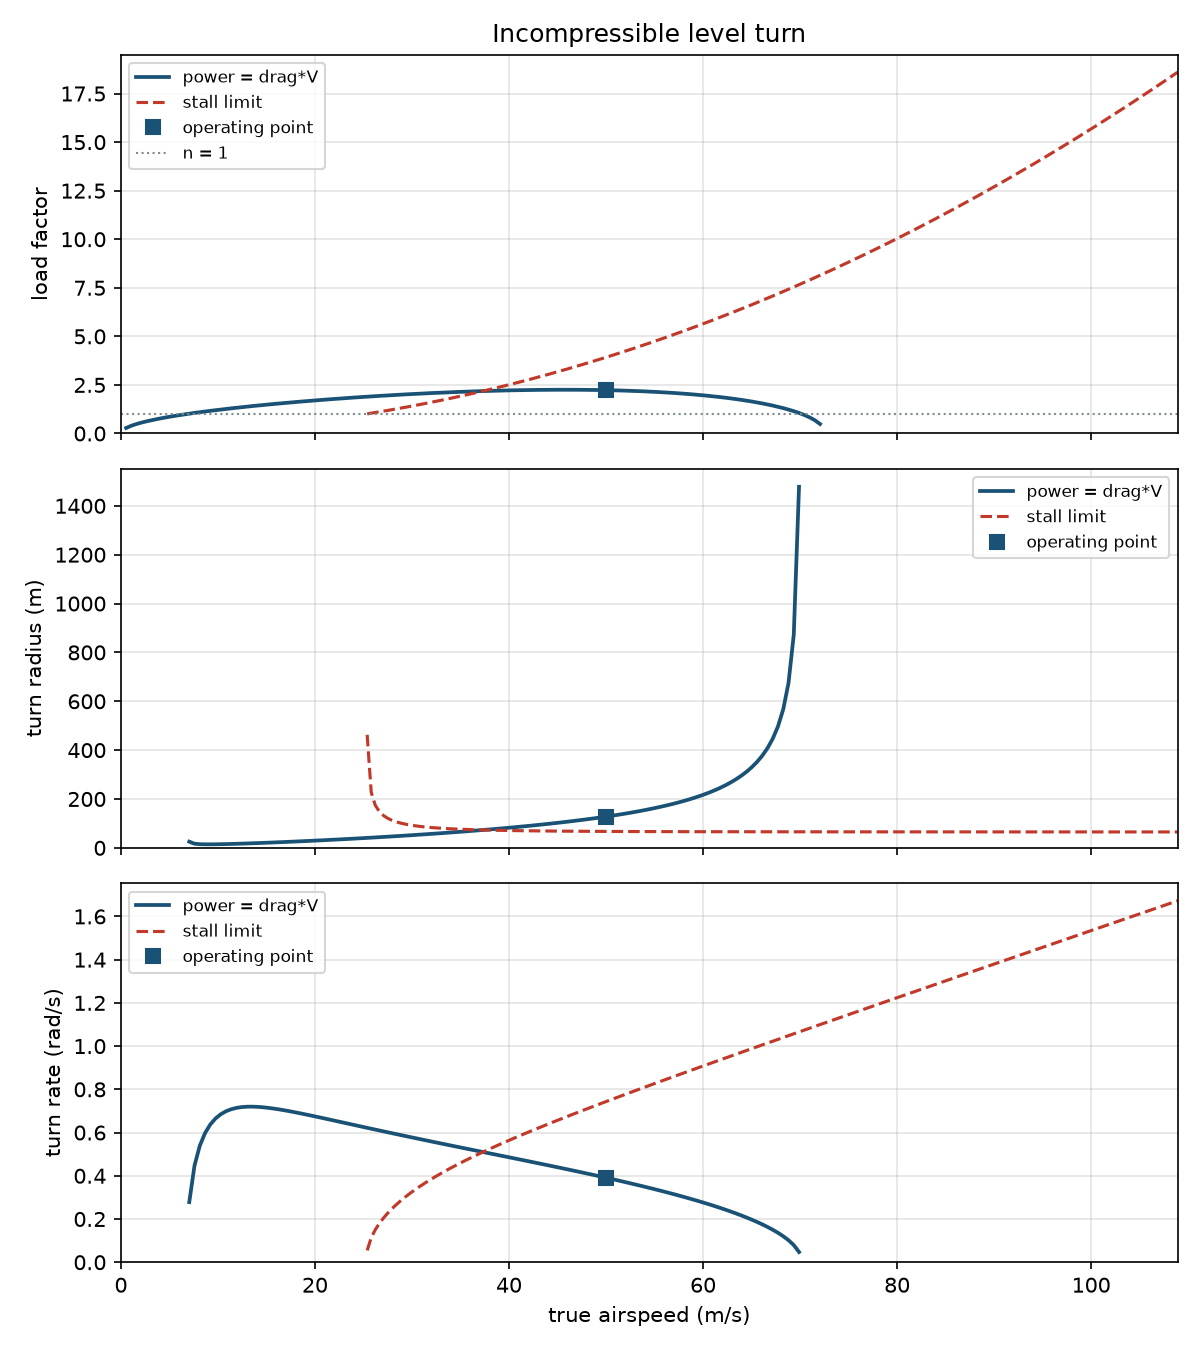

Reproduce this figure in Python.
#!/usr/bin/env python3
"""Coordinated level-turn radius, rate, bank, and load factor.

level_turn_load_factor is n = 1/cos(phi). level_turn_radius is
R = V**2/(g*tan(phi)). level_turn_rate is omega = g*tan(phi)/V.
The stall limit at a speed is load_factor at lift_force with CLmax and
freestream_dynamic_pressure, the same stall_speed relation used on the
V-n diagram with W replaced by n*W.

A second load factor is sustained_turn_load_factor: thrust equals drag
on drag_polar with L = n*W. Constant-power thrust is useful_thrust T = P/V.
"""

from __future__ import annotations

import argparse
import math
import sys
import tempfile
from pathlib import Path

CHECK_TOL = 1e-8
G0 = 9.80665
PLOT_TITLE = "Incompressible level turn"
PLOT_END_FACTOR = 1.5
N_PLOT = 201

SKILL_DIR = Path(__file__).resolve().parent

ASSUMPTIONS = (
    "coordinated constant-altitude turn; L*cos(phi) = W so "
    "level_turn_load_factor n = 1/cos(phi); "
    "level_turn_radius R = V**2/(g*tan(phi)); "
    "level_turn_rate omega = g*tan(phi)/V; omega = V/R; "
    f"g = g0 = {G0:g} m/s^2 unless stated otherwise; "
    "0 < phi < pi/2 so n > 1; "
    "stall limit is load_factor n = L/W at lift_force L = CLmax*q*S and "
    "freestream_dynamic_pressure q = 0.5*rho*V**2, which is stall_speed "
    "with W replaced by n*W; that n is the steepest bank at that speed; "
    "sustained_turn_load_factor is the n at which thrust equals drag on "
    "drag_polar CD = CD0 + k*CL**2 with k = 1/(pi*AR*e) and L = n*W; "
    "that n is the bank the engine can hold at that speed; "
    "constant-power available thrust is useful_thrust T = P/V; "
    "true airspeed at the supplied density; incompressible "
    "freestream_dynamic_pressure q = 0.5*rho*V**2; the plot end is "
    f"{PLOT_END_FACTOR:g} times the larger of the given speed and, for a "
    "given bank, the stall speed at this load factor, or for thrust or "
    "power, the speed where parasite drag equals available thrust; "
    "weight is a force, so m = W/g0"
)


def print_kv(key: str, value: object) -> None:
    if isinstance(value, float):
        text = f"{value:.8g}"
    else:
        text = str(value)
    print(f"{key}: {text}")


def load_from_bank(phi: float) -> float:
    """level_turn_load_factor."""
    return 1.0 / math.cos(phi)


def bank_from_load(n: float) -> float:
    """Inverse of level_turn_load_factor."""
    return math.acos(1.0 / n)


def turn_radius(speed: float, g: float, phi: float) -> float:
    """level_turn_radius."""
    return speed * speed / (g * math.tan(phi))


def turn_rate(g: float, phi: float, speed: float) -> float:
    """level_turn_rate."""
    return g * math.tan(phi) / speed


def dynamic_pressure(rho: float, speed: float) -> float:
    """freestream_dynamic_pressure."""
    return 0.5 * rho * speed * speed


def stall_speed(weight: float, rho: float, area: float, clmax: float, load_factor: float) -> float:
    """stall_speed with W replaced by n*W."""
    return math.sqrt(2.0 * load_factor * weight / (rho * area * clmax))


def stall_load(speed: float, rho: float, area: float, clmax: float, weight: float) -> float:
    """load_factor at lift_force with CLmax."""
    return clmax * dynamic_pressure(rho, speed) * area / weight


def induced_factor(aspect_ratio: float, oswald: float) -> float:
    """k in CD = CD0 + k CL**2 from induced_drag_coefficient."""
    return 1.0 / (math.pi * aspect_ratio * oswald)


def useful_thrust(power: float, speed: float) -> float:
    """useful_thrust."""
    return power / speed


def available_thrust(speed: float, thrust: float | None, power: float | None) -> float:
    if thrust is not None:
        return thrust
    if power is None:
        raise ValueError("requires --thrust or --power")
    return useful_thrust(power, speed)


def sustained_load(
    q: float,
    area: float,
    thrust_avail: float,
    cd0: float,
    k: float,
    weight: float,
) -> float | None:
    """sustained_turn_load_factor, or None when T <= parasite drag."""
    excess = thrust_avail - q * area * cd0
    if excess <= 0.0:
        return None
    n_sq = q * area * excess / (k * weight * weight)
    if n_sq <= 0.0:
        return None
    return math.sqrt(n_sq)


def sustained_n_at(
    speed: float,
    rho: float,
    area: float,
    weight: float,
    cd0: float,
    k: float,
    thrust: float | None,
    power: float | None,
) -> float | None:
    if speed <= 0.0:
        return None
    return sustained_load(
        dynamic_pressure(rho, speed),
        area,
        available_thrust(speed, thrust, power),
        cd0,
        k,
        weight,
    )


def parasite_limit_speed(
    rho: float,
    area: float,
    cd0: float,
    thrust: float | None,
    power: float | None,
) -> float:
    """Speed where available thrust equals parasite drag, n = 0."""
    if thrust is not None:
        return math.sqrt(2.0 * thrust / (rho * area * cd0))
    return (2.0 * power / (rho * area * cd0)) ** (1.0 / 3.0)


def polar_drag(q: float, area: float, cd0: float, k: float, cl: float) -> float:
    return q * area * (cd0 + k * cl * cl)


def resolve_bank_and_n(bank: float | None, n: float | None) -> tuple[float, float]:
    if bank is None and n is None:
        raise ValueError("requires --bank or --n")
    if bank is not None and n is not None:
        raise ValueError("pass --bank or --n, not both")
    if bank is not None:
        if not math.isfinite(bank) or bank <= 0.0 or bank >= 0.5 * math.pi:
            raise ValueError("bank angle must be finite and in (0, pi/2)")
        n_from_bank = load_from_bank(bank)
        if n_from_bank <= 1.0:
            raise ValueError("bank angle must give load factor > 1")
        return bank, n_from_bank
    if not math.isfinite(n) or n <= 1.0:
        raise ValueError("load factor must be finite and > 1")
    return bank_from_load(n), n


def require_positive(name: str, value: float) -> None:
    if not math.isfinite(value) or value <= 0.0:
        raise ValueError(f"{name} must be finite and > 0")


def validate(speed: float, weight: float, area: float, clmax: float, rho: float) -> None:
    require_positive("speed", speed)
    require_positive("weight", weight)
    require_positive("wing area", area)
    require_positive("CLmax", clmax)
    require_positive("density", rho)


def validate_polar(cd0: float, aspect_ratio: float, oswald: float) -> None:
    require_positive("CD0", cd0)
    require_positive("aspect ratio", aspect_ratio)
    if not math.isfinite(oswald) or oswald <= 0.0 or oswald > 1.0:
        raise ValueError("Oswald efficiency must be finite, > 0, and <= 1")


def n_source_from_args(args: argparse.Namespace) -> str:
    flags = [
        ("--bank", args.bank is not None),
        ("--n", args.n is not None),
        ("--thrust", args.thrust is not None),
        ("--power", args.power is not None),
    ]
    chosen = [name for name, present in flags if present]
    if len(chosen) != 1:
        raise ValueError(
            "pass one of --bank, --n, --thrust, or --power, not both"
            if chosen
            else "requires --bank, --n, --thrust, or --power"
        )
    return chosen[0].lstrip("-")


def warnings_for(
    speed: float,
    n: float | None,
    v_stall_1g: float,
    n_stall: float,
) -> list[str]:
    notes: list[str] = []
    if speed < v_stall_1g:
        notes.append(
            f"speed {speed:.6g} m/s is below the 1-g stall {v_stall_1g:.6g} m/s"
        )
    if n is None:
        notes.append(
            "available thrust is at or below parasite drag; no real "
            "sustained load factor at this speed"
        )
        return notes
    if n_stall > 1.0 and n > n_stall:
        notes.append(
            f"load factor {n:.6g} exceeds the stall limit {n_stall:.6g} at this speed"
        )
    elif n_stall <= 1.0:
        notes.append(
            f"stall load factor {n_stall:.6g} is not above 1; no coordinated "
            "level turn is available at this speed"
        )
    if n <= 1.0:
        notes.append(
            f"sustained load factor {n:.6g} is not above 1; the engine cannot "
            "hold a coordinated level turn at this speed"
        )
    return notes


def solution(
    speed: float,
    weight: float,
    area: float,
    clmax: float,
    rho: float,
    phi: float | None,
    n: float | None,
    v_plot_max: float | None = None,
) -> dict[str, float]:
    q = dynamic_pressure(rho, speed)
    v_stall_1g = stall_speed(weight, rho, area, clmax, 1.0)
    n_stall = stall_load(speed, rho, area, clmax, weight)
    result: dict[str, float] = {
        "V_m_s": speed,
        "q_Pa": q,
        "V_stall_1g_m_s": v_stall_1g,
        "n_stall": n_stall,
    }
    if n is not None:
        result["n"] = n
        result["CL"] = n * weight / (q * area)
        v_stall_turn = stall_speed(weight, rho, area, clmax, max(n, 1.0))
        result["V_stall_turn_m_s"] = v_stall_turn
        if n > 1.0 and phi is not None:
            result["bank_rad"] = phi
            result["R_m"] = turn_radius(speed, G0, phi)
            result["omega_rad_s"] = turn_rate(G0, phi, speed)
    else:
        v_stall_turn = v_stall_1g
        result["V_stall_turn_m_s"] = v_stall_turn
    if n_stall > 1.0:
        phi_stall = bank_from_load(n_stall)
        result["bank_stall_rad"] = phi_stall
        result["R_stall_m"] = turn_radius(speed, G0, phi_stall)
        result["omega_stall_rad_s"] = turn_rate(G0, phi_stall, speed)
    if v_plot_max is None:
        v_plot_max = PLOT_END_FACTOR * max(speed, v_stall_turn)
    result["V_plot_max_m_s"] = v_plot_max
    return result


def linspace(start: float, stop: float, count: int) -> list[float]:
    if count == 1:
        return [start]
    step = (stop - start) / (count - 1)
    return [start + step * i for i in range(count)]


def commanded_curves(
    v_stall_turn: float,
    v_max: float,
    phi: float,
) -> tuple[list[float], list[float], list[float]]:
    speeds = linspace(v_stall_turn, v_max, N_PLOT)
    radii = [turn_radius(speed, G0, phi) for speed in speeds]
    rates = [turn_rate(G0, phi, speed) for speed in speeds]
    return speeds, radii, rates


def stall_curves(
    weight: float,
    area: float,
    clmax: float,
    rho: float,
    v_stall_1g: float,
    v_max: float,
) -> tuple[list[float], list[float], list[float], list[float]]:
    start = v_stall_1g * (1.0 + 1.0 / (N_PLOT - 1))
    if start >= v_max:
        start = min(v_max, v_stall_1g * 1.001)
    speeds = linspace(start, v_max, N_PLOT)
    radii: list[float] = []
    rates: list[float] = []
    loads: list[float] = []
    kept: list[float] = []
    for speed in speeds:
        n_max = stall_load(speed, rho, area, clmax, weight)
        if n_max <= 1.0:
            continue
        phi = bank_from_load(n_max)
        kept.append(speed)
        loads.append(n_max)
        radii.append(turn_radius(speed, G0, phi))
        rates.append(turn_rate(G0, phi, speed))
    return kept, radii, rates, loads


def sustained_curves(
    weight: float,
    area: float,
    rho: float,
    cd0: float,
    k: float,
    v_max: float,
    thrust: float | None,
    power: float | None,
) -> tuple[list[float], list[float], list[float], list[float], list[float]]:
    start = v_max / N_PLOT
    speeds = linspace(start, v_max, N_PLOT)
    kept_n: list[float] = []
    loads: list[float] = []
    kept_turn: list[float] = []
    radii: list[float] = []
    rates: list[float] = []
    for speed in speeds:
        n = sustained_n_at(speed, rho, area, weight, cd0, k, thrust, power)
        if n is None:
            continue
        kept_n.append(speed)
        loads.append(n)
        if n <= 1.0:
            continue
        phi = bank_from_load(n)
        kept_turn.append(speed)
        radii.append(turn_radius(speed, G0, phi))
        rates.append(turn_rate(G0, phi, speed))
    return kept_n, loads, kept_turn, radii, rates


def ensure_matplotlib():
    try:
        import matplotlib

        if "matplotlib.pyplot" not in sys.modules:
            matplotlib.use("Agg")
        import matplotlib.pyplot as plt
    except ImportError as exc:
        raise ValueError("matplotlib is required to plot the level turn") from exc
    return plt


def plot_turn(
    path: Path,
    weight: float,
    area: float,
    clmax: float,
    rho: float,
    phi: float | None,
    result: dict[str, float],
    polar: dict[str, float] | None = None,
    thrust: float | None = None,
    power: float | None = None,
) -> None:
    plt = ensure_matplotlib()
    v_max = result["V_plot_max_m_s"]
    stall_v, stall_r, stall_w, stall_n = stall_curves(
        weight, area, clmax, rho, result["V_stall_1g_m_s"], v_max
    )
    engine = polar is not None
    if engine:
        fig, axes = plt.subplots(3, 1, sharex=True, figsize=(8, 9))
        ax_n, ax_r, ax_w = axes
        n_v, n_vals, cmd_v, cmd_r, cmd_w = sustained_curves(
            weight,
            area,
            rho,
            polar["CD0"],
            polar["k"],
            v_max,
            thrust,
            power,
        )
        n_label = "thrust = drag" if thrust is not None else "power = drag*V"
        if n_v:
            ax_n.plot(n_v, n_vals, color="#1a5276", linewidth=1.8, label=n_label)
        if cmd_v:
            ax_r.plot(cmd_v, cmd_r, color="#1a5276", linewidth=1.8, label=n_label)
            ax_w.plot(cmd_v, cmd_w, color="#1a5276", linewidth=1.8, label=n_label)
        if stall_v:
            ax_n.plot(
                stall_v,
                stall_n,
                color="#c0392b",
                linestyle="--",
                linewidth=1.5,
                label="stall limit",
            )
    else:
        fig, axes = plt.subplots(2, 1, sharex=True, figsize=(8, 7))
        ax_n = None
        ax_r, ax_w = axes
        cmd_v, cmd_r, cmd_w = commanded_curves(result["V_stall_turn_m_s"], v_max, phi)
        ax_r.plot(cmd_v, cmd_r, color="#1a5276", linewidth=1.8, label="given bank")
        ax_w.plot(cmd_v, cmd_w, color="#1a5276", linewidth=1.8, label="given bank")
    if stall_v:
        ax_r.plot(
            stall_v,
            stall_r,
            color="#c0392b",
            linestyle="--",
            linewidth=1.5,
            label="stall limit",
        )
        ax_w.plot(
            stall_v,
            stall_w,
            color="#c0392b",
            linestyle="--",
            linewidth=1.5,
            label="stall limit",
        )
    if "R_m" in result:
        ax_r.plot(
            result["V_m_s"],
            result["R_m"],
            "s",
            color="#1a5276",
            markersize=7,
            zorder=5,
            label="operating point",
        )
        ax_w.plot(
            result["V_m_s"],
            result["omega_rad_s"],
            "s",
            color="#1a5276",
            markersize=7,
            zorder=5,
            label="operating point",
        )
    if ax_n is not None and "n" in result:
        ax_n.plot(
            result["V_m_s"],
            result["n"],
            "s",
            color="#1a5276",
            markersize=7,
            zorder=5,
            label="operating point",
        )
        ax_n.axhline(1.0, color="#7f8c8d", linestyle=":", linewidth=1.0, label="n = 1")
        ax_n.set_ylabel("load factor")
        ax_n.set_title(PLOT_TITLE)
        ax_n.grid(True, alpha=0.35)
        ax_n.legend(loc="best", fontsize=8)
        ax_n.set_ylim(bottom=0.0)
        ax_n.set_xlim(0.0, v_max)
    if "V_stall_turn_m_s" in result and not engine:
        ax_r.axvline(result["V_stall_turn_m_s"], color="#7f8c8d", linestyle=":", linewidth=1.0)
        ax_w.axvline(
            result["V_stall_turn_m_s"],
            color="#7f8c8d",
            linestyle=":",
            linewidth=1.0,
            label="stall speed at this n",
        )
    ax_r.set_xlim(0.0, v_max)
    ax_r.set_ylabel("turn radius (m)")
    ax_w.set_ylabel("turn rate (rad/s)")
    ax_w.set_xlabel("true airspeed (m/s)")
    if ax_n is None:
        ax_r.set_title(PLOT_TITLE)
    ax_r.grid(True, alpha=0.35)
    ax_w.grid(True, alpha=0.35)
    ax_r.legend(loc="best", fontsize=8)
    ax_w.legend(loc="best", fontsize=8)
    ax_r.set_ylim(bottom=0.0)
    ax_w.set_ylim(bottom=0.0)
    fig.tight_layout()
    path.parent.mkdir(parents=True, exist_ok=True)
    try:
        fig.savefig(path, dpi=150)
    except OSError as exc:
        plt.close(fig)
        raise ValueError(f"could not write the plot: {exc}") from exc
    plt.close(fig)


def emit(
    weight: float,
    area: float,
    clmax: float,
    rho: float,
    result: dict[str, float],
    notes: list[str],
    path: Path,
    extra: dict[str, object] | None = None,
) -> None:
    print_kv("title", PLOT_TITLE)
    print_kv("assumptions", ASSUMPTIONS)
    print_kv("weight_N", weight)
    print_kv("area_m2", area)
    print_kv("CLmax", clmax)
    print_kv("rho_kg_m3", rho)
    print_kv("g0_m_s2", G0)
    if extra:
        for key, value in extra.items():
            print_kv(key, value)
    print_kv("V_m_s", result["V_m_s"])
    if "bank_rad" in result:
        print_kv("bank_rad", result["bank_rad"])
    if "n" in result:
        print_kv("n", result["n"])
    if "R_m" in result:
        print_kv("R_m", result["R_m"])
        print_kv("omega_rad_s", result["omega_rad_s"])
    print_kv("q_Pa", result["q_Pa"])
    if "CL" in result:
        print_kv("CL", result["CL"])
    print_kv("V_stall_1g_m_s", result["V_stall_1g_m_s"])
    print_kv("V_stall_turn_m_s", result["V_stall_turn_m_s"])
    print_kv("n_stall", result["n_stall"])
    if "bank_stall_rad" in result:
        print_kv("bank_stall_rad", result["bank_stall_rad"])
        print_kv("R_stall_m", result["R_stall_m"])
        print_kv("omega_stall_rad_s", result["omega_stall_rad_s"])
    print_kv("plot_end_factor", PLOT_END_FACTOR)
    print_kv("V_plot_max_m_s", result["V_plot_max_m_s"])
    print_kv("graph", str(path))
    if notes:
        print_kv("warning", "; ".join(notes))


def fail(message: str) -> int:
    print(f"CHECK FAIL: {message}", file=sys.stderr)
    return 1


def near(got: float, want: float, label: str) -> int | None:
    if abs(got - want) > CHECK_TOL * max(1.0, abs(want)):
        return fail(f"{label} = {got}, expected {want}")
    return None


def run_check() -> int:
    weight = 10000.0
    area = 16.0
    clmax = 1.6
    rho = 1.225
    phi = math.pi / 3.0
    speed = 50.0
    n = load_from_bank(phi)
    if near(n, 2.0, "sixty-degree load factor"):
        return 1
    if near(bank_from_load(2.0), phi, "bank from n = 2"):
        return 1
    result = solution(speed, weight, area, clmax, rho, phi, n)
    want_r = speed * speed / (G0 * math.tan(phi))
    want_w = G0 * math.tan(phi) / speed
    if near(result["R_m"], want_r, "radius"):
        return 1
    if near(result["omega_rad_s"], want_w, "rate"):
        return 1
    if near(result["omega_rad_s"], speed / result["R_m"], "rate from V/R"):
        return 1
    if near(result["n"], n, "n"):
        return 1
    v_stall_1g = math.sqrt(2.0 * weight / (rho * area * clmax))
    v_stall_turn = math.sqrt(2.0 * n * weight / (rho * area * clmax))
    if near(result["V_stall_1g_m_s"], v_stall_1g, "1-g stall"):
        return 1
    if near(result["V_stall_turn_m_s"], v_stall_turn, "turn stall"):
        return 1
    n_at_turn_stall = stall_load(v_stall_turn, rho, area, clmax, weight)
    if near(n_at_turn_stall, n, "stall load at turn stall speed"):
        return 1
    q = 0.5 * rho * speed * speed
    if near(result["q_Pa"], q, "dynamic pressure"):
        return 1
    if near(result["CL"], n * weight / (q * area), "CL"):
        return 1

    phi45 = math.pi / 4.0
    n45 = load_from_bank(phi45)
    if near(n45, math.sqrt(2.0), "forty-five-degree load factor"):
        return 1
    r45 = turn_radius(10.0, 10.0, phi45)
    w45 = turn_rate(10.0, phi45, 10.0)
    if near(r45, 10.0, "unit forty-five radius"):
        return 1
    if near(w45, 1.0, "unit forty-five rate"):
        return 1

    from_n = resolve_bank_and_n(None, 2.0)
    if near(from_n[0], phi, "resolve n"):
        return 1
    from_bank = resolve_bank_and_n(phi, None)
    if near(from_bank[1], 2.0, "resolve bank"):
        return 1

    notes = warnings_for(v_stall_1g * 0.5, 2.0, v_stall_1g, 0.25)
    if not any("below the 1-g stall" in note for note in notes):
        return fail("speed below 1-g stall produced no warning")
    notes = warnings_for(speed, 8.0, v_stall_1g, stall_load(speed, rho, area, clmax, weight))
    if not any("exceeds the stall limit" in note for note in notes):
        return fail("over-stall load factor produced no warning")
    if warnings_for(v_stall_turn * 1.2, 2.0, v_stall_1g, stall_load(v_stall_turn * 1.2, rho, area, clmax, weight)):
        return fail("available turn produced a warning")

    cd0 = 0.02
    aspect_ratio = 8.0
    oswald = 0.8
    k = induced_factor(aspect_ratio, oswald)
    if near(useful_thrust(20.0, 10.0), 2.0, "useful thrust"):
        return 1
    unit_n = sustained_load(4.0, 1.0, 2.0, 0.25, 1.0, 1.0)
    if unit_n is None or near(unit_n, 2.0, "unit sustained n"):
        return 1
    ld_max = 1.0 / (2.0 * math.sqrt(k * cd0))
    thrust = 1500.0
    n_peak = (thrust / weight) * ld_max
    q_peak = thrust / (2.0 * area * cd0)
    n_at_peak = sustained_load(q_peak, area, thrust, cd0, k, weight)
    if n_at_peak is None or near(n_at_peak, n_peak, "peak sustained n"):
        return 1
    n_jet = sustained_n_at(speed, rho, area, weight, cd0, k, thrust, None)
    if n_jet is None:
        return fail("jet sustained n was not real")
    cl_jet = n_jet * weight / (q * area)
    drag_jet = polar_drag(q, area, cd0, k, cl_jet)
    if near(drag_jet, thrust, "jet thrust equals drag"):
        return 1
    power = thrust * speed
    n_prop = sustained_n_at(speed, rho, area, weight, cd0, k, None, power)
    if n_prop is None or near(n_prop, n_jet, "power sustained n"):
        return 1
    if sustained_load(q, area, q * area * cd0, cd0, k, weight) is not None:
        return fail("parasite-only thrust produced a load factor")
    notes = warnings_for(speed, 0.8, v_stall_1g, stall_load(speed, rho, area, clmax, weight))
    if not any("engine cannot hold" in note for note in notes):
        return fail("sub-1 sustained n produced no warning")

    class _Capture:
        def __init__(self) -> None:
            self.parts: list[str] = []

        def write(self, text: str) -> None:
            self.parts.append(text)

        def flush(self) -> None:
            return None

    def capture(argv: list[str]) -> tuple[int, str, str]:
        out = _Capture()
        err = _Capture()
        old_out, old_err = sys.stdout, sys.stderr
        sys.stdout, sys.stderr = out, err
        try:
            code = main(argv)
        finally:
            sys.stdout, sys.stderr = old_out, old_err
        return code, "".join(out.parts), "".join(err.parts)

    with tempfile.TemporaryDirectory() as tmp:
        out = str(Path(tmp) / "turn.png")
        code, text, err = capture(
            [
                "--speed",
                "50",
                "--weight",
                "10000",
                "--area",
                "16",
                "--clmax",
                "1.6",
                "--rho",
                "1.225",
                "--bank",
                str(phi),
                "--out",
                out,
            ]
        )
        if code != 0:
            return fail(f"main returned {code}: {err}")
        data = Path(out).read_bytes()
        if not data.startswith(b"\x89PNG"):
            return fail("run did not write a PNG")
        for key in (
            "title: Incompressible level turn",
            "bank_rad:",
            "n:",
            "R_m:",
            "omega_rad_s:",
            "V_stall_turn_m_s:",
            "n_stall:",
            "n_source: bank",
            "graph:",
        ):
            if key not in text:
                return fail(f"stdout missing {key}")
        if "warning:" in text:
            return fail("clean case printed a warning")

        code, text, err = capture(
            [
                "--speed",
                "50",
                "--weight",
                "10000",
                "--area",
                "16",
                "--clmax",
                "1.6",
                "--rho",
                "1.225",
                "--n",
                "2",
                "--out",
                out,
            ]
        )
        if code != 0:
            return fail(f"n input returned {code}: {err}")
        if "n: 2" not in text or "n_source: n" not in text:
            return fail("n input did not print n = 2")

        code, text, err = capture(
            [
                "--speed",
                "30",
                "--weight",
                "10000",
                "--area",
                "16",
                "--clmax",
                "1.6",
                "--rho",
                "1.225",
                "--n",
                "2",
                "--out",
                out,
            ]
        )
        if code != 0 or "warning:" not in text:
            return fail("over-stall case did not warn on stdout")

        polar_flags = [
            "--speed",
            "50",
            "--weight",
            "10000",
            "--area",
            "16",
            "--clmax",
            "1.6",
            "--rho",
            "1.225",
            "--cd0",
            "0.02",
            "--ar",
            "8",
            "--e",
            "0.8",
            "--out",
            out,
        ]
        code, text, err = capture(polar_flags + ["--thrust", "1500"])
        if code != 0:
            return fail(f"thrust input returned {code}: {err}")
        if "n_source: thrust" not in text:
            return fail("thrust input did not print n_source")
        if "thrust_N: 1500" not in text:
            return fail("thrust input did not print thrust")
        if "n:" not in text:
            return fail("thrust input did not print n")
        if "warning:" in text:
            return fail("clean thrust case printed a warning")
        data = Path(out).read_bytes()
        if not data.startswith(b"\x89PNG"):
            return fail("thrust run did not write a PNG")

        code, text, err = capture(polar_flags + ["--power", str(power)])
        if code != 0:
            return fail(f"power input returned {code}: {err}")
        if "n_source: power" not in text:
            return fail("power input did not print n_source")
        if "warning:" in text:
            return fail("clean power case printed a warning")

        code, text, err = capture(polar_flags + ["--thrust", "400"])
        if code != 0 or "warning:" not in text:
            return fail("weak thrust did not warn on stdout")

    code, _text, err = capture(
        ["--speed", "50", "--weight", "10000", "--area", "16", "--clmax", "1.6", "--rho", "1.225"]
    )
    if code != 2 or "--bank" not in err:
        return fail("missing bank and n was accepted")
    code, _text, err = capture(
        [
            "--speed",
            "50",
            "--weight",
            "10000",
            "--area",
            "16",
            "--clmax",
            "1.6",
            "--rho",
            "1.225",
            "--bank",
            str(phi),
            "--n",
            "2",
        ]
    )
    if code != 2 or "not both" not in err:
        return fail("both bank and n were accepted")
    code, _text, err = capture(
        [
            "--speed",
            "50",
            "--weight",
            "10000",
            "--area",
            "16",
            "--clmax",
            "1.6",
            "--rho",
            "1.225",
            "--n",
            "2",
            "--thrust",
            "1500",
        ]
    )
    if code != 2 or "not both" not in err:
        return fail("n and thrust were accepted together")
    code, _text, err = capture(
        [
            "--speed",
            "50",
            "--weight",
            "10000",
            "--area",
            "16",
            "--clmax",
            "1.6",
            "--rho",
            "1.225",
            "--thrust",
            "1500",
        ]
    )
    if code != 2 or "--cd0" not in err:
        return fail("thrust without a polar was accepted")
    code, _text, err = capture(
        [
            "--speed",
            "50",
            "--weight",
            "10000",
            "--area",
            "16",
            "--clmax",
            "1.6",
            "--rho",
            "1.225",
            "--n",
            "0.8",
        ]
    )
    if code != 2:
        return fail("load factor below 1 was accepted")
    code, _text, _err = capture([])
    if code != 2:
        return fail("missing inputs were accepted")

    print("check: pass")
    print_kv("n", result["n"])
    print_kv("R_m", result["R_m"])
    print_kv("omega_rad_s", result["omega_rad_s"])
    print_kv("V_stall_turn_m_s", result["V_stall_turn_m_s"])
    return 0


def parse_args(argv: list[str] | None = None) -> argparse.Namespace:
    parser = argparse.ArgumentParser(
        description=(
            "Coordinated level-turn radius and rate, with radius and rate "
            "plotted against true airspeed. Thrust or power with a parabolic "
            "polar sets the sustained load factor instead of a given bank."
        )
    )
    parser.add_argument("--speed", type=float, default=None, help="true airspeed V [m/s]")
    parser.add_argument("--weight", type=float, default=None, help="weight W [N]")
    parser.add_argument("--area", type=float, default=None, help="wing planform area S [m^2]")
    parser.add_argument("--clmax", type=float, default=None, help="maximum lift coefficient CLmax")
    parser.add_argument("--rho", type=float, default=None, help="air density [kg/m^3]")
    parser.add_argument("--bank", type=float, default=None, help="bank angle phi [rad]")
    parser.add_argument("--n", type=float, default=None, help="load factor n")
    parser.add_argument("--thrust", type=float, default=None, help="net thrust, taken independent of speed [N]")
    parser.add_argument(
        "--power",
        type=float,
        default=None,
        help="useful power, taken independent of speed [W]",
    )
    parser.add_argument("--cd0", type=float, default=None, help="zero-lift drag coefficient CD0")
    parser.add_argument("--ar", type=float, default=None, help="aspect ratio AR")
    parser.add_argument("--e", type=float, default=None, help="Oswald efficiency e, 0 < e <= 1")
    parser.add_argument("--out", type=str, default=None, help="PNG path")
    parser.add_argument("--check", action="store_true", help="run built-in consistency checks")
    return parser.parse_args(argv)


def polar_from_args(args: argparse.Namespace) -> dict[str, float]:
    missing = [
        flag
        for flag, value in (("--cd0", args.cd0), ("--ar", args.ar), ("--e", args.e))
        if value is None
    ]
    if missing:
        raise ValueError(
            "--thrust or --power requires --cd0, --ar, and --e; "
            f"missing {', '.join(missing)}"
        )
    validate_polar(args.cd0, args.ar, args.e)
    if args.thrust is not None:
        require_positive("thrust", args.thrust)
    if args.power is not None:
        require_positive("power", args.power)
    k = induced_factor(args.ar, args.e)
    return {
        "CD0": args.cd0,
        "AR": args.ar,
        "e": args.e,
        "k": k,
    }


def main(argv: list[str] | None = None) -> int:
    args = parse_args(argv)
    if args.check:
        return run_check()

    supplied = {
        "--speed": args.speed,
        "--weight": args.weight,
        "--area": args.area,
        "--clmax": args.clmax,
        "--rho": args.rho,
    }
    missing = [flag for flag, value in supplied.items() if value is None]
    if missing:
        print(
            "error: requires --speed, --weight, --area, --clmax, --rho, and "
            f"--bank, --n, --thrust, or --power; missing {', '.join(missing)}",
            file=sys.stderr,
        )
        return 2

    try:
        validate(args.speed, args.weight, args.area, args.clmax, args.rho)
        source = n_source_from_args(args)
        extra: dict[str, object] = {"n_source": source}
        polar = None
        thrust = args.thrust
        power = args.power
        v_plot_max = None
        if source in ("bank", "n"):
            if any(value is not None for value in (args.cd0, args.ar, args.e)):
                raise ValueError("--cd0, --ar, and --e are used with --thrust or --power")
            phi, n = resolve_bank_and_n(args.bank, args.n)
        else:
            polar = polar_from_args(args)
            extra.update(
                {
                    "CD0": polar["CD0"],
                    "AR": polar["AR"],
                    "e": polar["e"],
                    "k": polar["k"],
                }
            )
            if thrust is not None:
                extra["thrust_N"] = thrust
            else:
                extra["power_W"] = power
            n = sustained_n_at(
                args.speed,
                args.rho,
                args.area,
                args.weight,
                polar["CD0"],
                polar["k"],
                thrust,
                power,
            )
            thrust_avail = available_thrust(args.speed, thrust, power)
            extra["thrust_avail_N"] = thrust_avail
            if n is not None:
                extra["D_N"] = polar_drag(
                    dynamic_pressure(args.rho, args.speed),
                    args.area,
                    polar["CD0"],
                    polar["k"],
                    n * args.weight / (dynamic_pressure(args.rho, args.speed) * args.area),
                )
            phi = bank_from_load(n) if n is not None and n > 1.0 else None
            v_n0 = parasite_limit_speed(args.rho, args.area, polar["CD0"], thrust, power)
            extra["V_parasite_m_s"] = v_n0
            v_plot_max = PLOT_END_FACTOR * max(args.speed, v_n0)
        result = solution(
            args.speed,
            args.weight,
            args.area,
            args.clmax,
            args.rho,
            phi,
            n,
            v_plot_max,
        )
        out_path = Path(args.out) if args.out else SKILL_DIR / "incompressible_level_turn.png"
        out_path = out_path.resolve()
        plot_turn(
            out_path,
            args.weight,
            args.area,
            args.clmax,
            args.rho,
            phi,
            result,
            polar=polar,
            thrust=thrust,
            power=power,
        )
    except ValueError as exc:
        print(f"error: {exc}", file=sys.stderr)
        return 2

    notes = warnings_for(
        args.speed,
        n,
        result["V_stall_1g_m_s"],
        result["n_stall"],
    )
    emit(
        args.weight,
        args.area,
        args.clmax,
        args.rho,
        result,
        notes,
        out_path,
        extra=extra,
    )
    return 0


if __name__ == "__main__":
    sys.exit(main())
